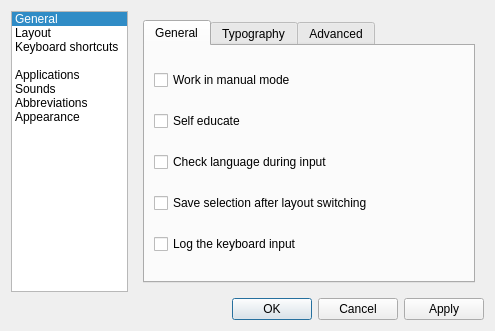
<?xml version="1.0" encoding="UTF-8"?>
<ui version="4.0">
 <class>QXNConfigDialog</class>
 <widget class="QDialog" name="QXNConfigDialog">
  <property name="geometry">
   <rect>
    <x>0</x>
    <y>0</y>
    <width>495</width>
    <height>331</height>
   </rect>
  </property>
  <property name="windowTitle">
   <string>QXNeur settings</string>
  </property>
  <layout class="QGridLayout" name="gridLayout">
   <item row="0" column="0">
    <widget class="QListWidget" name="listWidget">
     <property name="sizePolicy">
      <sizepolicy hsizetype="Preferred" vsizetype="Expanding">
       <horstretch>1</horstretch>
       <verstretch>0</verstretch>
      </sizepolicy>
     </property>
     <property name="horizontalScrollBarPolicy">
      <enum>Qt::ScrollBarAlwaysOff</enum>
     </property>
     <property name="iconSize">
      <size>
       <width>32</width>
       <height>32</height>
      </size>
     </property>
     <property name="viewMode">
      <enum>QListView::ListMode</enum>
     </property>
     <property name="wordWrap">
      <bool>true</bool>
     </property>
     <property name="currentRow">
      <number>0</number>
     </property>
     <item>
      <property name="text">
       <string>General</string>
      </property>
      <property name="icon">
       <iconset>
        <normalon>:/config/general.png</normalon>
       </iconset>
      </property>
      <property name="flags">
       <set>ItemIsSelectable|ItemIsEnabled</set>
      </property>
     </item>
     <item>
      <property name="text">
       <string>Layout</string>
      </property>
      <property name="icon">
       <iconset>
        <normalon>:/config/layout.png</normalon>
       </iconset>
      </property>
     </item>
     <item>
      <property name="text">
       <string>Keyboard shortcuts</string>
      </property>
      <property name="icon">
       <iconset>
        <normalon>:/config/shortcuts.png</normalon>
       </iconset>
      </property>
     </item>
     <item>
      <property name="text">
       <string>Applications</string>
      </property>
      <property name="icon">
       <iconset>
        <normalon>:/config/applications.png</normalon>
       </iconset>
      </property>
     </item>
     <item>
      <property name="text">
       <string>Sounds</string>
      </property>
      <property name="icon">
       <iconset>
        <normalon>:/config/sound.png</normalon>
       </iconset>
      </property>
     </item>
     <item>
      <property name="text">
       <string>Abbreviations</string>
      </property>
      <property name="icon">
       <iconset>
        <normalon>:/config/abbreviations.png</normalon>
       </iconset>
      </property>
     </item>
     <item>
      <property name="text">
       <string>Appearance</string>
      </property>
      <property name="icon">
       <iconset>
        <normalon>:/config/appearance.png</normalon>
       </iconset>
      </property>
     </item>
    </widget>
   </item>
   <item row="0" column="1">
    <widget class="QStackedWidget" name="configurationPagesStack">
     <property name="sizePolicy">
      <sizepolicy hsizetype="Expanding" vsizetype="Preferred">
       <horstretch>3</horstretch>
       <verstretch>0</verstretch>
      </sizepolicy>
     </property>
     <property name="currentIndex">
      <number>0</number>
     </property>
     <widget class="QWidget" name="generalPage">
      <layout class="QGridLayout" name="gridLayout_3">
       <item row="0" column="0">
        <widget class="QTabWidget" name="generalTabWidget">
         <property name="currentIndex">
          <number>0</number>
         </property>
         <widget class="QWidget" name="generalTab">
          <attribute name="title">
           <string>General</string>
          </attribute>
          <layout class="QVBoxLayout" name="verticalLayout">
           <item>
            <widget class="QCheckBox" name="manualModeCheckBox">
             <property name="text">
              <string>Work in manual mode</string>
             </property>
            </widget>
           </item>
           <item>
            <widget class="QCheckBox" name="selfEducateCheckBox">
             <property name="text">
              <string>Self educate</string>
             </property>
            </widget>
           </item>
           <item>
            <widget class="QCheckBox" name="checkLanguageDuringInputCheckBox">
             <property name="text">
              <string>Check language during input</string>
             </property>
            </widget>
           </item>
           <item>
            <widget class="QCheckBox" name="saveSelectionCheckBox">
             <property name="text">
              <string>Save selection after layout switching</string>
             </property>
            </widget>
           </item>
           <item>
            <widget class="QCheckBox" name="logInputCheckBox">
             <property name="text">
              <string>Log the keyboard input</string>
             </property>
            </widget>
           </item>
          </layout>
         </widget>
         <widget class="QWidget" name="typographyTab">
          <attribute name="title">
           <string>Typography</string>
          </attribute>
          <layout class="QVBoxLayout" name="verticalLayout_2">
           <item>
            <widget class="QCheckBox" name="correctAccidentalCapsLockCheckBox">
             <property name="text">
              <string>Correct aCCIDENTAL CapsLock</string>
             </property>
            </widget>
           </item>
           <item>
            <widget class="QCheckBox" name="correctTwoCapitalLettersCheckBox">
             <property name="text">
              <string>Correct two CApital letters</string>
             </property>
            </widget>
           </item>
           <item>
            <widget class="QCheckBox" name="correctSpaceWithPunctuationCheckBox">
             <property name="text">
              <string>Correct space with punctuation</string>
             </property>
            </widget>
           </item>
          </layout>
         </widget>
         <widget class="QWidget" name="advancedTab">
          <attribute name="title">
           <string>Advanced</string>
          </attribute>
          <layout class="QVBoxLayout" name="verticalLayout_5">
           <item>
            <widget class="QCheckBox" name="dontProcessOnEnterCheckBox">
             <property name="text">
              <string>Don't process word on Enter or Tab</string>
             </property>
            </widget>
           </item>
           <item>
            <widget class="QCheckBox" name="flushBuffersOnEnterCheckBox">
             <property name="text">
              <string>Flush internal buffers after Enter or Tab</string>
             </property>
            </widget>
           </item>
           <item>
            <widget class="QGroupBox" name="miscOptionsGroupBox">
             <property name="title">
              <string>Misc. options</string>
             </property>
             <layout class="QFormLayout" name="formLayout">
              <item row="0" column="0">
               <widget class="QLabel" name="eventSendDelayLabel">
                <property name="text">
                 <string>Event send delay (ms.):</string>
                </property>
               </widget>
              </item>
              <item row="0" column="1">
               <widget class="QSpinBox" name="eventSendDelaySpinBox">
                <property name="minimum">
                 <number>0</number>
                </property>
                <property name="maximum">
                 <number>50</number>
                </property>
               </widget>
              </item>
              <item row="1" column="0">
               <widget class="QLabel" name="logLevelLabel">
                <property name="text">
                 <string>Logging level:</string>
                </property>
               </widget>
              </item>
              <item row="1" column="1">
               <widget class="QComboBox" name="logLevelCombo">
                <item>
                 <property name="text">
                  <string>Error</string>
                 </property>
                </item>
                <item>
                 <property name="text">
                  <string>Warning</string>
                 </property>
                </item>
                <item>
                 <property name="text">
                  <string>Log</string>
                 </property>
                </item>
                <item>
                 <property name="text">
                  <string>Debug</string>
                 </property>
                </item>
                <item>
                 <property name="text">
                  <string>Trace</string>
                 </property>
                </item>
               </widget>
              </item>
             </layout>
            </widget>
           </item>
          </layout>
         </widget>
        </widget>
       </item>
      </layout>
     </widget>
     <widget class="QWidget" name="layoutPage">
      <widget class="QLabel" name="label_2">
       <property name="geometry">
        <rect>
         <x>60</x>
         <y>70</y>
         <width>53</width>
         <height>16</height>
        </rect>
       </property>
       <property name="text">
        <string>Layout</string>
       </property>
      </widget>
     </widget>
     <widget class="QWidget" name="shortcutsPage">
      <widget class="QLabel" name="label_3">
       <property name="geometry">
        <rect>
         <x>60</x>
         <y>130</y>
         <width>111</width>
         <height>16</height>
        </rect>
       </property>
       <property name="text">
        <string>Keyboard shortcuts</string>
       </property>
      </widget>
     </widget>
     <widget class="QWidget" name="applicationsPage">
      <layout class="QVBoxLayout" name="verticalLayout_8">
       <item>
        <widget class="QCheckBox" name="rememberLayoutCheckBox">
         <property name="text">
          <string>Remember layout for every window</string>
         </property>
        </widget>
       </item>
       <item>
        <widget class="QGroupBox" name="customApplicationsGroupBox">
         <property name="title">
          <string>Custom applications</string>
         </property>
         <layout class="QVBoxLayout" name="verticalLayout_3">
          <item>
           <widget class="QListWidget" name="customApplicationsList"/>
          </item>
          <item>
           <layout class="QHBoxLayout" name="horizontalLayout_2">
            <item>
             <widget class="QPushButton" name="addApplicationButton">
              <property name="text">
               <string>Add</string>
              </property>
              <property name="icon">
               <iconset resource="../../images/images.qrc">
                <normaloff>:/actions/add.png</normaloff>:/actions/add.png</iconset>
              </property>
             </widget>
            </item>
            <item>
             <widget class="QPushButton" name="removeApplicationButton">
              <property name="text">
               <string>Remove</string>
              </property>
              <property name="icon">
               <iconset resource="../../images/images.qrc">
                <normaloff>:/actions/remove.png</normaloff>:/actions/remove.png</iconset>
              </property>
             </widget>
            </item>
            <item>
             <spacer name="horizontalSpacer">
              <property name="orientation">
               <enum>Qt::Horizontal</enum>
              </property>
              <property name="sizeHint" stdset="0">
               <size>
                <width>76</width>
                <height>20</height>
               </size>
              </property>
             </spacer>
            </item>
            <item>
             <widget class="QPushButton" name="editApplicationButton">
              <property name="text">
               <string>Edit...</string>
              </property>
              <property name="icon">
               <iconset resource="../../images/images.qrc">
                <normaloff>:/actions/edit.png</normaloff>:/actions/edit.png</iconset>
              </property>
             </widget>
            </item>
           </layout>
          </item>
         </layout>
        </widget>
       </item>
      </layout>
     </widget>
     <widget class="QWidget" name="soundsPage">
      <layout class="QGridLayout" name="gridLayout_2">
       <item row="0" column="0">
        <widget class="QGroupBox" name="soundsGroupBox">
         <property name="title">
          <string>Enable sounds</string>
         </property>
         <property name="checkable">
          <bool>true</bool>
         </property>
         <property name="checked">
          <bool>true</bool>
         </property>
         <layout class="QGridLayout" name="gridLayout_4">
          <item row="0" column="0" colspan="2">
           <widget class="QTableWidget" name="soundsTable">
            <property name="editTriggers">
             <set>QAbstractItemView::NoEditTriggers</set>
            </property>
            <property name="selectionBehavior">
             <enum>QAbstractItemView::SelectRows</enum>
            </property>
            <property name="gridStyle">
             <enum>Qt::DotLine</enum>
            </property>
            <attribute name="horizontalHeaderStretchLastSection">
             <bool>true</bool>
            </attribute>
            <attribute name="verticalHeaderVisible">
             <bool>false</bool>
            </attribute>
            <row>
             <property name="text">
              <string>XneurStart</string>
             </property>
            </row>
            <row>
             <property name="text">
              <string>XneurReload</string>
             </property>
            </row>
            <row>
             <property name="text">
              <string>XneurStop</string>
             </property>
            </row>
            <row>
             <property name="text">
              <string>PressKeyLayout1</string>
             </property>
            </row>
            <row>
             <property name="text">
              <string>PressKeyLayout2</string>
             </property>
            </row>
            <row>
             <property name="text">
              <string>PressKeyLayout3</string>
             </property>
            </row>
            <row>
             <property name="text">
              <string>PressKeyLayout4</string>
             </property>
            </row>
            <row>
             <property name="text">
              <string>EnableLayout1</string>
             </property>
            </row>
            <row>
             <property name="text">
              <string>EnableLayout2</string>
             </property>
            </row>
            <row>
             <property name="text">
              <string>EnableLayout3</string>
             </property>
            </row>
            <row>
             <property name="text">
              <string>EnableLayout4</string>
             </property>
            </row>
            <row>
             <property name="text">
              <string>AutomaticChangeWord</string>
             </property>
            </row>
            <row>
             <property name="text">
              <string>ManualChangeWord</string>
             </property>
            </row>
            <row>
             <property name="text">
              <string>ChangeString</string>
             </property>
            </row>
            <row>
             <property name="text">
              <string>ChangeSelected</string>
             </property>
            </row>
            <row>
             <property name="text">
              <string>TranslitSelected</string>
             </property>
            </row>
            <row>
             <property name="text">
              <string>ChangecaseSelected</string>
             </property>
            </row>
            <row>
             <property name="text">
              <string>ReplaceAbbreviation</string>
             </property>
            </row>
            <row>
             <property name="text">
              <string>CorrectIncidentalCaps</string>
             </property>
            </row>
            <row>
             <property name="text">
              <string>CorrectTwoCapitalLetter</string>
             </property>
            </row>
            <row>
             <property name="text">
              <string>ExecuteUserAction</string>
             </property>
            </row>
            <column>
             <property name="text">
              <string>Action</string>
             </property>
            </column>
            <column>
             <property name="text">
              <string>Sound file</string>
             </property>
            </column>
            <item row="0" column="0">
             <property name="text">
              <string>XNeur start</string>
             </property>
            </item>
            <item row="0" column="1">
             <property name="text">
              <string/>
             </property>
             <property name="flags">
              <set>ItemIsSelectable|ItemIsEditable|ItemIsDragEnabled|ItemIsUserCheckable|ItemIsEnabled</set>
             </property>
            </item>
            <item row="1" column="0">
             <property name="text">
              <string>XNeur reload</string>
             </property>
            </item>
            <item row="1" column="1">
             <property name="text">
              <string/>
             </property>
            </item>
            <item row="2" column="0">
             <property name="text">
              <string>XNeur stop</string>
             </property>
            </item>
            <item row="2" column="1">
             <property name="text">
              <string/>
             </property>
            </item>
            <item row="3" column="0">
             <property name="text">
              <string>Layout 1 key press</string>
             </property>
            </item>
            <item row="4" column="0">
             <property name="text">
              <string>Layout 2 key press</string>
             </property>
            </item>
            <item row="5" column="0">
             <property name="text">
              <string>Layout 3 key press</string>
             </property>
            </item>
            <item row="6" column="0">
             <property name="text">
              <string>Layout 4 key press</string>
             </property>
            </item>
            <item row="7" column="0">
             <property name="text">
              <string>Layout 1 activated</string>
             </property>
            </item>
            <item row="8" column="0">
             <property name="text">
              <string>Layout 2 activated</string>
             </property>
            </item>
            <item row="9" column="0">
             <property name="text">
              <string>Layout 3 activated</string>
             </property>
            </item>
            <item row="10" column="0">
             <property name="text">
              <string>Layout 4 activated</string>
             </property>
            </item>
            <item row="11" column="0">
             <property name="text">
              <string>Automatic word convert</string>
             </property>
            </item>
            <item row="12" column="0">
             <property name="text">
              <string>Manual word convert</string>
             </property>
            </item>
            <item row="13" column="0">
             <property name="text">
              <string>Convert last string</string>
             </property>
            </item>
            <item row="14" column="0">
             <property name="text">
              <string>Convert selection</string>
             </property>
            </item>
            <item row="15" column="0">
             <property name="text">
              <string>Transliterate selection</string>
             </property>
            </item>
            <item row="16" column="0">
             <property name="text">
              <string>Change selection case</string>
             </property>
            </item>
            <item row="17" column="0">
             <property name="text">
              <string>Replace abbreviation</string>
             </property>
            </item>
            <item row="18" column="0">
             <property name="text">
              <string>Correct aCCIDENTIAL CapsLock</string>
             </property>
            </item>
            <item row="19" column="0">
             <property name="text">
              <string>Correct TWo capital letters</string>
             </property>
            </item>
            <item row="20" column="0">
             <property name="text">
              <string>Execute user action</string>
             </property>
            </item>
           </widget>
          </item>
          <item row="1" column="0">
           <widget class="QPushButton" name="editSoundButton">
            <property name="text">
             <string>Edit...</string>
            </property>
            <property name="icon">
             <iconset resource="../../images/images.qrc">
              <normaloff>:/actions/edit.png</normaloff>:/actions/edit.png</iconset>
            </property>
           </widget>
          </item>
          <item row="1" column="1">
           <spacer name="horizontalSpacer_3">
            <property name="orientation">
             <enum>Qt::Horizontal</enum>
            </property>
            <property name="sizeHint" stdset="0">
             <size>
              <width>243</width>
              <height>20</height>
             </size>
            </property>
           </spacer>
          </item>
         </layout>
        </widget>
       </item>
      </layout>
     </widget>
     <widget class="QWidget" name="abbreviationsPage">
      <layout class="QVBoxLayout" name="verticalLayout_7">
       <item>
        <widget class="QCheckBox" name="ignoreLayoutForAbbreviationsCheckBox">
         <property name="text">
          <string>Ignore layout for abbreviations</string>
         </property>
        </widget>
       </item>
       <item>
        <widget class="QTableWidget" name="abbreviationTable">
         <property name="editTriggers">
          <set>QAbstractItemView::NoEditTriggers</set>
         </property>
         <property name="selectionBehavior">
          <enum>QAbstractItemView::SelectRows</enum>
         </property>
         <property name="gridStyle">
          <enum>Qt::DotLine</enum>
         </property>
         <attribute name="horizontalHeaderStretchLastSection">
          <bool>true</bool>
         </attribute>
         <attribute name="verticalHeaderVisible">
          <bool>false</bool>
         </attribute>
         <column>
          <property name="text">
           <string>Abbreviation</string>
          </property>
         </column>
         <column>
          <property name="text">
           <string>Full text</string>
          </property>
         </column>
        </widget>
       </item>
       <item>
        <layout class="QHBoxLayout" name="horizontalLayout">
         <item>
          <widget class="QPushButton" name="addAbbreviationButton">
           <property name="text">
            <string>Add</string>
           </property>
           <property name="icon">
            <iconset resource="../../images/images.qrc">
             <normaloff>:/actions/add.png</normaloff>:/actions/add.png</iconset>
           </property>
          </widget>
         </item>
         <item>
          <widget class="QPushButton" name="removeAbbreviationButton">
           <property name="text">
            <string>Remove</string>
           </property>
           <property name="icon">
            <iconset resource="../../images/images.qrc">
             <normaloff>:/actions/remove.png</normaloff>:/actions/remove.png</iconset>
           </property>
          </widget>
         </item>
         <item>
          <spacer name="horizontalSpacer_2">
           <property name="orientation">
            <enum>Qt::Horizontal</enum>
           </property>
           <property name="sizeHint" stdset="0">
            <size>
             <width>90</width>
             <height>17</height>
            </size>
           </property>
          </spacer>
         </item>
         <item>
          <widget class="QPushButton" name="editAbbreviationButton">
           <property name="text">
            <string>Edit...</string>
           </property>
           <property name="icon">
            <iconset resource="../../images/images.qrc">
             <normaloff>:/actions/edit.png</normaloff>:/actions/edit.png</iconset>
           </property>
          </widget>
         </item>
        </layout>
       </item>
      </layout>
     </widget>
     <widget class="QWidget" name="appearancePage"/>
    </widget>
   </item>
   <item row="1" column="0" colspan="2">
    <widget class="QDialogButtonBox" name="buttonBox">
     <property name="orientation">
      <enum>Qt::Horizontal</enum>
     </property>
     <property name="standardButtons">
      <set>QDialogButtonBox::Apply|QDialogButtonBox::Cancel|QDialogButtonBox::Ok</set>
     </property>
    </widget>
   </item>
  </layout>
 </widget>
 <tabstops>
  <tabstop>listWidget</tabstop>
  <tabstop>manualModeCheckBox</tabstop>
  <tabstop>selfEducateCheckBox</tabstop>
  <tabstop>checkLanguageDuringInputCheckBox</tabstop>
  <tabstop>logInputCheckBox</tabstop>
  <tabstop>correctAccidentalCapsLockCheckBox</tabstop>
  <tabstop>correctTwoCapitalLettersCheckBox</tabstop>
  <tabstop>buttonBox</tabstop>
 </tabstops>
 <resources>
  <include location="../../images/images.qrc"/>
 </resources>
 <connections>
  <connection>
   <sender>buttonBox</sender>
   <signal>accepted()</signal>
   <receiver>QXNConfigDialog</receiver>
   <slot>accept()</slot>
   <hints>
    <hint type="sourcelabel">
     <x>248</x>
     <y>254</y>
    </hint>
    <hint type="destinationlabel">
     <x>157</x>
     <y>274</y>
    </hint>
   </hints>
  </connection>
  <connection>
   <sender>buttonBox</sender>
   <signal>rejected()</signal>
   <receiver>QXNConfigDialog</receiver>
   <slot>reject()</slot>
   <hints>
    <hint type="sourcelabel">
     <x>316</x>
     <y>260</y>
    </hint>
    <hint type="destinationlabel">
     <x>286</x>
     <y>274</y>
    </hint>
   </hints>
  </connection>
  <connection>
   <sender>listWidget</sender>
   <signal>currentRowChanged(int)</signal>
   <receiver>configurationPagesStack</receiver>
   <slot>setCurrentIndex(int)</slot>
   <hints>
    <hint type="sourcelabel">
     <x>85</x>
     <y>155</y>
    </hint>
    <hint type="destinationlabel">
     <x>400</x>
     <y>130</y>
    </hint>
   </hints>
  </connection>
 </connections>
</ui>
